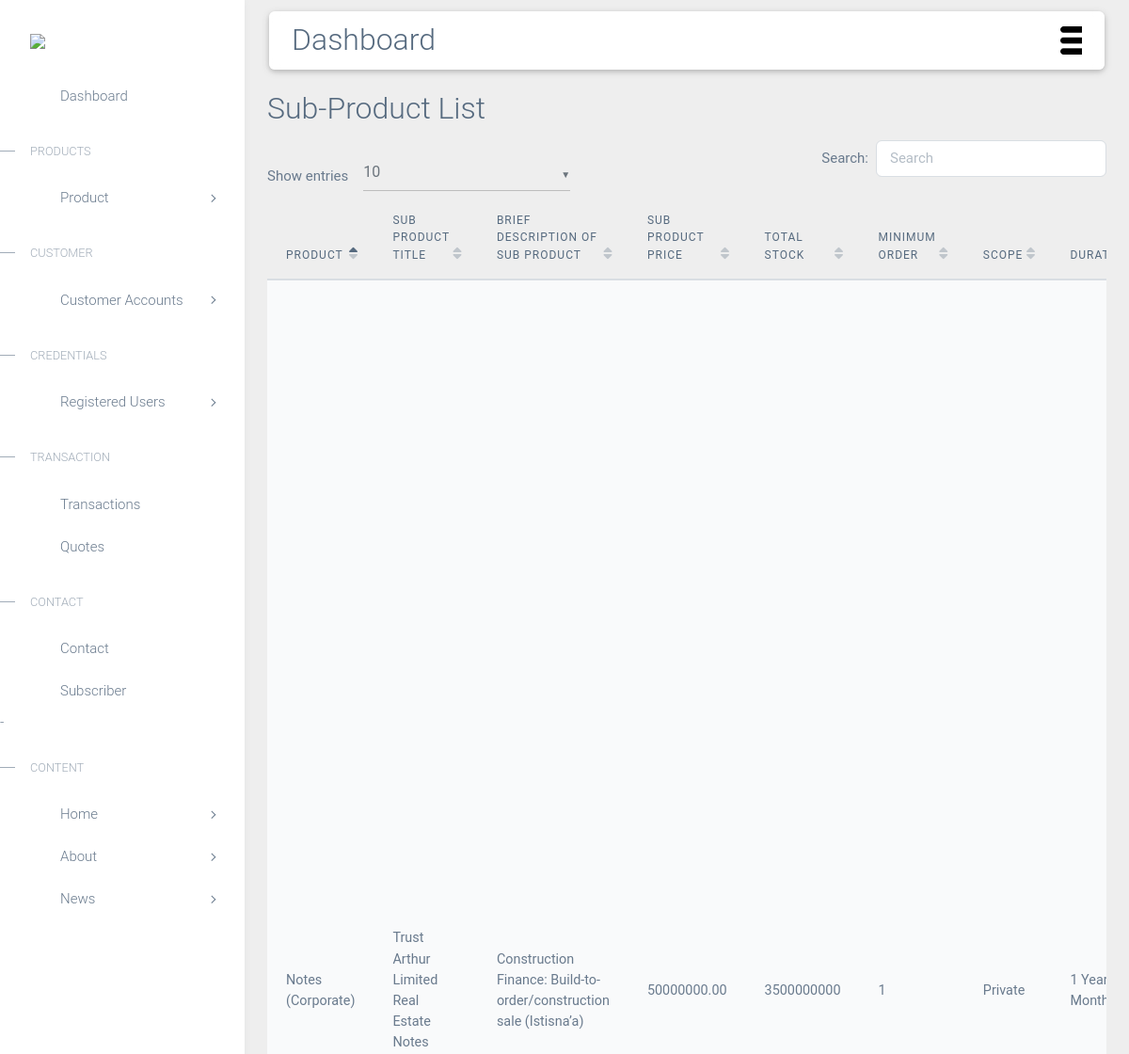
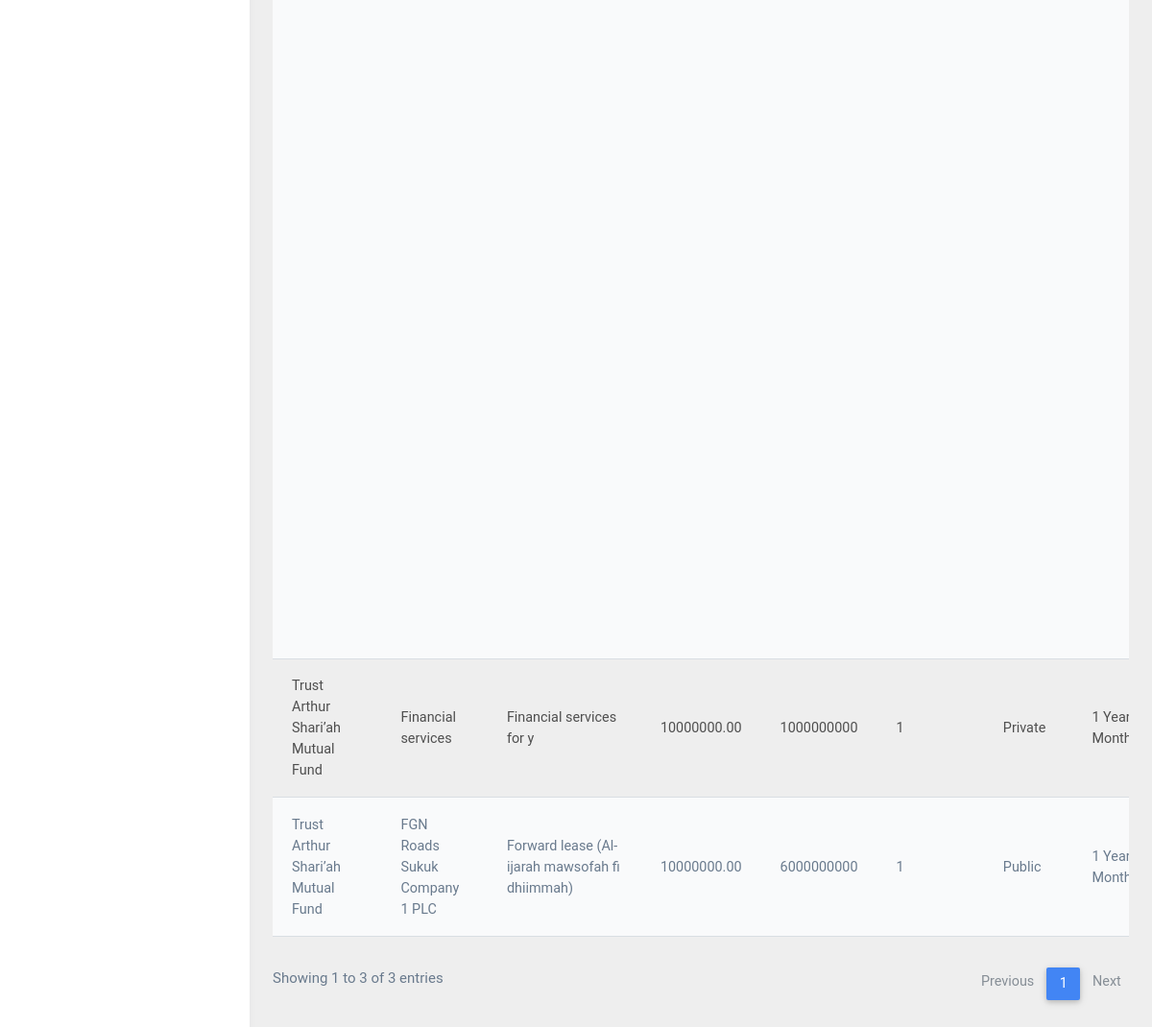
The page /devadmin/subproductlist/ (signed in) on the database its author committed (2 pictures, top to bottom).
### accounts/models.py (models this page shows, shortened)
class SubProduct(models.Model):
 try:
    product = models.ForeignKey(Product, on_delete=models.CASCADE)
    sub_title = models.CharField(max_length=200)
    sub_title2 = models.CharField(max_length=200)
    duration_year = models.CharField(max_length=200,default='None')
    duration_month = models.CharField(max_length=200,default='None')
    selling_price = models.IntegerField()
    Principle = models.IntegerField()
    Rate = models.IntegerField()
    Date = models.DateField()
    benifits = models.TextField(default='None')
    plan_feature = models.TextField(default='None')
    sub_product_image = models.ImageField(upload_to='subproductpic')
    Total_S = models.FloatField(default='None')
    Minemun_O = models.FloatField(default='None')
    Scope =  models.TextField()
    Assign = models.CharField(max_length=200)
    def str(self):
        return str(self.id)
 except Exception as e:
    print(e)

class Product(models.Model):
    typeofuser = models.CharField(choices= CATEGORY_CHOICES, max_length=200)
    title = models.CharField(max_length=200)
    title2 = models.CharField(max_length=200)
    product_image = models.ImageField(upload_to='productpic')

### accounts/views.py (the view)
# urls.py: path('devadmin/subproductlist/', views.adminsubproductlist, name='adminsubproductlist'),
def adminsubproductlist(request):
    subproduct = SubProduct.objects.all()
    return render(request, 'devadmin/adminsubproductlist.html',{'subproduct':subproduct})

### accounts/templates/devadmin/adminsubproductlist.html (shortened to what this page needs)
{% extends 'devadmin/base.html' %}
{% load static %}
{% block main-content %}
<link rel="stylesheet" href="https://use.fontawesome.com/releases/v5.8.2/css/all.css">
<link rel="stylesheet" href="{% static 'devadmin/css/addons/mdb.min.css' %}" />
<link rel="stylesheet" href="{% static 'devadmin/css/addons/datatables.min.css' %}" />
<link rel="stylesheet" href="{% static 'devadmin/css/addons/datatables-select.min.css' %}" />
<div class="m-4"  >
    <h2 class=""> Sub-Product List</h2>
 <div  style="overflow-x:auto;">
   <table id="dtMaterialDesignExample" class="table table-striped">
     <thead>
        <tr>
            <th>Product</th>
            <th>Sub Product Title</th>
            <th>Brief Description of Sub product</th>
            <th>Sub Product Price</th>
            <th>Total Stock</th>
            <th>Minimum Order</th>
            <th>Scope</th>
            <th>Duration</th>
        </tr>
     </thead>
     <tbody>
        {% if subproduct %}
        {% for i in subproduct %}
        <tr>
            <td>{{i.product.title}}</td>
            <td>{{i.sub_title}}</td>
            <td>{{i.sub_title2}}</td>
            <td>{{i.selling_price|floatformat:2}}</td>
            <td>{{i.Total_S}}</td>
            <td>{{i.Minemun_O}}</td>
            <td>{{i.Scope}}</td>
            <td>{{i.duration_year}} Years {{i.duration_month}} Months</td>
        </tr>
        {% endfor %}
        {% endif %}
     </tbody>
   </table>
 </div>
</div>
{% endblock main-content %}

### accounts/static/accounts/css/style.css (style rules this page uses)
body, html { margin: 0; padding: 0; overflow-x: hidden; }

### rows shown on the page
SubProduct: product "Trust Arthur Shari’ah Mutual Fund", sub_title "Financial services", sub_title2 "Financial services for y", selling_price "10000000.00", Total_S "1000000000", Minemun_O "1", Scope "Private", duration_year "1"
SubProduct: product "Trust Arthur Shari’ah Mutual Fund", sub_title "FGN Roads Sukuk Company 1 PLC", sub_title2 "Forward lease (Al-ijarah mawsofah fi dhiimmah)", selling_price "10000000.00", Total_S "6000000000", Minemun_O "1", Scope "Public", duration_year "1"
SubProduct: product "Notes (Corporate)", sub_title "Trust Arthur Limited Real Estate Notes", sub_title2 "Construction Finance: Build-to-order/construction sale (Istisna’a)", selling_price "50000000.00", Total_S "3500000000", Minemun_O "1", Scope "Private", duration_year "1"
